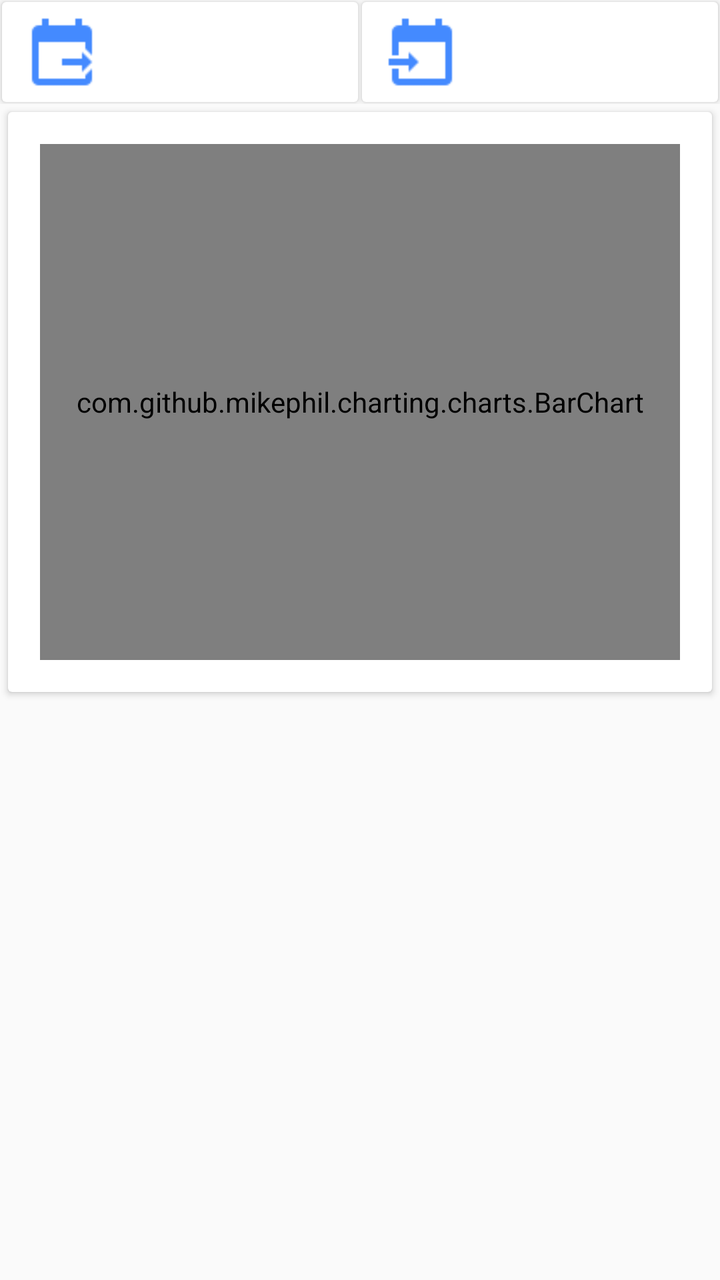
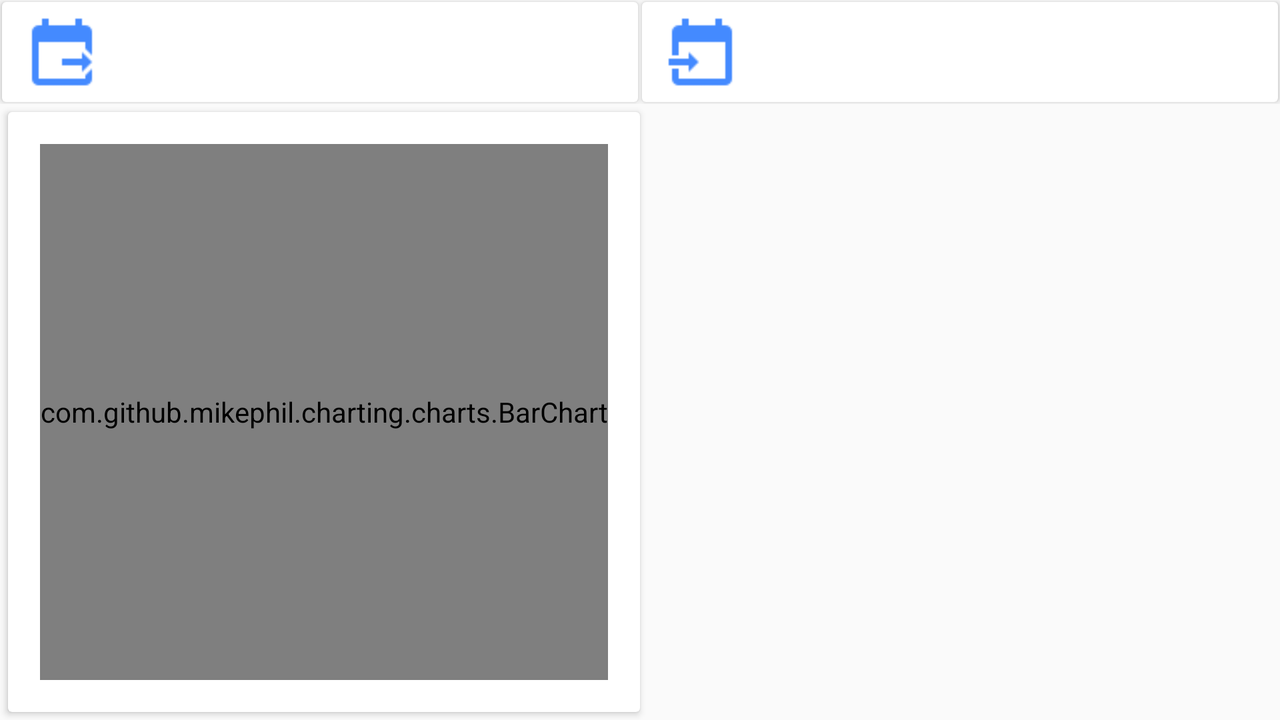

An Android layout and its configuration variant, each rendered on a device that would load it. The default file and the variant file are quoted in full after the pictures.
<!-- AndroidManifest.xml: application theme AppTheme -->
<!-- res/layout/standing_fragment.xml -->
<?xml version="1.0" encoding="utf-8"?>
<LinearLayout xmlns:android="http://schemas.android.com/apk/res/android"
    android:orientation="vertical" android:layout_width="match_parent"
    android:layout_height="match_parent">

    <TableRow
        android:layout_width="match_parent"
        android:layout_height="wrap_content">


        <android.support.v7.widget.CardView
            android:id="@+id/fromDateCard"
            android:layout_width="0dp"
            android:layout_height="@dimen/date_card_height"
            android:layout_weight="1"
            android:gravity="center"
            android:layout_margin="@dimen/cardview_compat_inset_shadow"
            android:nextFocusRight="@id/toDateCard">

            <ImageView
                android:layout_width="@dimen/default_image_size"
                android:layout_height="@dimen/default_image_size"
                android:layout_marginStart="@dimen/default_margin_left"
                android:layout_gravity="center_vertical"
                android:src="@drawable/date_from"
                android:tint="@color/colorAccent"/>

            <TextView
                android:id="@+id/fromDateTextView"
                android:layout_width="wrap_content"
                android:layout_height="wrap_content"
                android:layout_marginStart="5dp"
                android:layout_gravity="center"
                android:textAppearance="?android:textAppearanceSmall"/>

        </android.support.v7.widget.CardView>

        <android.support.v7.widget.CardView
            android:id="@+id/toDateCard"
            android:layout_width="0dp"
            android:layout_height="@dimen/date_card_height"
            android:layout_weight="1"
            android:gravity="center"
            android:layout_margin="@dimen/cardview_compat_inset_shadow"
            android:nextFocusLeft="@id/fromDateCard"
            android:nextFocusDown="@layout/list_layout">

            <ImageView
                android:layout_width="@dimen/default_image_size"
                android:layout_height="@dimen/default_image_size"
                android:layout_marginStart="@dimen/default_margin_left"
                android:layout_gravity="center_vertical"
                android:src="@drawable/date_to"
                android:tint="@color/colorAccent"/>

            <TextView
                android:id="@+id/toDateTextView"
                android:layout_width="wrap_content"
                android:layout_height="wrap_content"
                android:layout_marginStart="5dp"
                android:layout_gravity="center"
                android:textAppearance="?android:textAppearanceSmall"/>

        </android.support.v7.widget.CardView>

    </TableRow>

    <android.support.v7.widget.CardView
        android:layout_width="match_parent"
        android:layout_height="0dp"
        android:layout_weight="1"
        android:layout_margin="@dimen/default_card_margin">

        <com.github.mikephil.charting.charts.BarChart
            android:id="@+id/barChart"
            android:layout_width="match_parent"
            android:layout_height="match_parent"
            android:layout_margin="@dimen/default_margin"/>

    </android.support.v7.widget.CardView>

    <include
        android:layout_width="match_parent"
        android:layout_height="0dp"
        android:layout_weight="1"
        layout="@layout/list_layout"/>

</LinearLayout>
<!-- res/layout/list_layout.xml (included above) -->
<?xml version="1.0" encoding="utf-8"?>
<RelativeLayout xmlns:android="http://schemas.android.com/apk/res/android"
    android:layout_width="match_parent" android:layout_height="match_parent">


    <android.support.v7.widget.RecyclerView
        android:id="@+id/recyclerView"
        android:layout_width="match_parent"
        android:layout_height="match_parent"
        android:layoutAnimation="@anim/layout_animation_from_top"/>


    <TextView
        android:id="@+id/emptyText"
        android:layout_width="wrap_content"
        android:layout_height="wrap_content"
        android:layout_centerInParent="true"
        android:textColor="@color/colorSubText"
        android:textAppearance="?android:textAppearanceMedium"/>

</RelativeLayout>
<!-- resources referenced by this layout -->
<resources>
  <color name="colorAccent">#448AFF</color>
  <color name="colorSubText">#757575</color>
  <dimen name="date_card_height">50dp</dimen>
  <dimen name="default_card_margin">4dp</dimen>
  <dimen name="default_image_size">40dp</dimen>
  <dimen name="default_margin">16dp</dimen>
  <dimen name="default_margin_left">10dp</dimen>
  <!-- drawable date_from: png bitmap (drawable, 582 bytes) -->
  <!-- drawable date_to: png bitmap (drawable, 543 bytes) -->
  <style name="AppTheme" parent="Theme.AppCompat.Light.NoActionBar">
          
          <item name="colorPrimary">@color/colorPrimary</item>
          <item name="colorPrimaryDark">@color/colorPrimaryDark</item>
          <item name="colorAccent">@color/colorAccent</item>
          <item name="colorControlNormal">@android:color/white</item>
      </style>
  <color name="colorPrimary">#F44336</color>
  <color name="colorPrimaryDark">#D32F2F</color>
</resources>
<!-- res/layout-land/standing_fragment.xml (the repository's variant of the layout above) -->
<!-- drawn on the phone turned sideways -->
<?xml version="1.0" encoding="utf-8"?>
<LinearLayout xmlns:android="http://schemas.android.com/apk/res/android"
    android:orientation="vertical" android:layout_width="match_parent"
    android:layout_height="match_parent">

    <TableRow
        android:layout_width="match_parent"
        android:layout_height="wrap_content">

        <android.support.v7.widget.CardView
            android:id="@+id/fromDateCard"
            android:layout_width="0dp"
            android:layout_height="@dimen/date_card_height"
            android:layout_weight="1"
            android:gravity="center"
            android:layout_margin="@dimen/cardview_compat_inset_shadow"
            android:nextFocusRight="@id/toDateCard">

            <ImageView
                android:layout_width="@dimen/default_image_size"
                android:layout_height="@dimen/default_image_size"
                android:layout_marginStart="@dimen/default_margin_left"
                android:layout_gravity="center_vertical"
                android:src="@drawable/date_from"
                android:tint="@color/colorAccent"/>

            <TextView
                android:id="@+id/fromDateTextView"
                android:layout_width="wrap_content"
                android:layout_height="wrap_content"
                android:layout_marginStart="@dimen/default_margin_left"
                android:layout_gravity="center"
                android:textAppearance="?android:textAppearanceSmall"/>

        </android.support.v7.widget.CardView>

        <android.support.v7.widget.CardView
            android:id="@+id/toDateCard"
            android:layout_width="0dp"
            android:layout_height="@dimen/date_card_height"
            android:layout_weight="1"
            android:gravity="center"
            android:layout_margin="@dimen/cardview_compat_inset_shadow"
            android:nextFocusLeft="@id/fromDateCard"
            android:nextFocusRight="@layout/list_layout">

            <ImageView
                android:layout_width="@dimen/default_image_size"
                android:layout_height="@dimen/default_image_size"
                android:layout_marginStart="@dimen/default_margin_left"
                android:src="@drawable/date_to"
                android:layout_gravity="center_vertical"
                android:tint="@color/colorAccent"/>

            <TextView
                android:id="@+id/toDateTextView"
                android:layout_width="wrap_content"
                android:layout_height="wrap_content"
                android:layout_marginStart="@dimen/default_margin_left"
                android:layout_gravity="center"
                android:textAppearance="?android:textAppearanceSmall"/>

        </android.support.v7.widget.CardView>

    </TableRow>

    <TableRow
        android:layout_width="match_parent"
        android:layout_height="match_parent">


        <android.support.v7.widget.CardView
            android:layout_width="0dp"
            android:layout_height="match_parent"
            android:layout_weight="1"
            android:layout_margin="@dimen/default_card_margin">

        <com.github.mikephil.charting.charts.BarChart
                android:id="@+id/barChart"
                android:layout_width="match_parent"
                android:layout_height="match_parent"
                android:layout_margin="@dimen/default_margin"/>


        </android.support.v7.widget.CardView>

        <include
            android:layout_width="0dp"
            android:layout_height="match_parent"
            android:layout_weight="1"
            layout="@layout/list_layout"/>

    </TableRow>
</LinearLayout>
